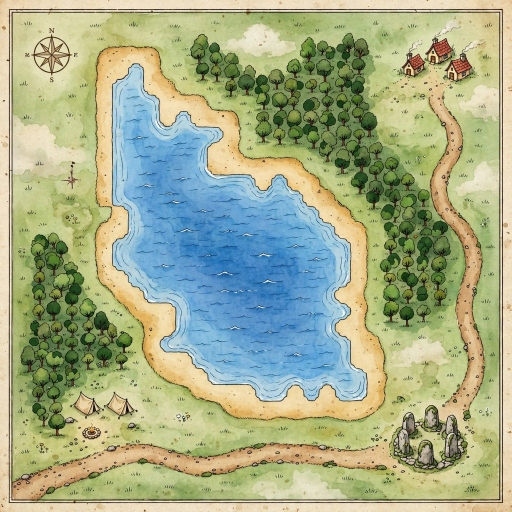
#> input picture wfc-level-generator/examples/fantasy_restyle.jpg, 1024 x 1024 px (shown at 1/2 size)
$ python poster_maker.py ../wfc-level-generator/examples/fantasy_restyle.jpg out.png
#> lines starting #> are read from the running program, lines starting #| are printed output that depends on the picture
#!/usr/bin/env python3
"""Premium Poster Maker - code-drawn poster transforms, no AI generation.

Takes a real photo and recreates the "premium poster" look with Pillow only:
a style grade, a legibility gradient behind the title, an inset border, and
EXACT text drawn from the strings you pass in. Text can never be mangled,
the animal/product is never re-rendered, and every run is reproducible.

Muse's job (the "with your help" part): pick the style, pick the focus point
so the subject is not cropped badly, set title/subtitle, run, VIEW the output,
adjust --focus-y / --top-fade / --grade and re-run. Deterministic, $0.

Styles: dark (cinematic, gold), bright (editorial, cream), bw (fine art),
vintage (sepia heirloom with title banner).

Usage:
  python3 poster_maker.py photo.jpg out.png --style dark \
      --title "RUSTY JORDAN STUDIOS" --subtitle "Pet Keepsakes" \
      --focus-y 0.62
"""
import argparse, sys
from PIL import Image, ImageDraw, ImageEnhance, ImageFilter, ImageFont, ImageOps

W, H = 1600, 2000  # 4:5 poster

FONT_CANDIDATES = [
    "/usr/share/fonts/truetype/noto/NotoSerifDisplay-Regular.ttf",
    "/usr/share/fonts/truetype/noto/NotoSerif-Regular.ttf",
    "/usr/share/fonts/truetype/dejavu/DejaVuSerif.ttf",
]
FONT_ITALIC_CANDIDATES = [
    "/usr/share/fonts/truetype/noto/NotoSerifDisplay-Italic.ttf",
    "/usr/share/fonts/truetype/noto/NotoSerif-Italic.ttf",
    "/usr/share/fonts/truetype/dejavu/DejaVuSerif-Italic.ttf",
]

def load_font(size, italic=False, path=None):
    cands = [path] if path else (FONT_ITALIC_CANDIDATES if italic else FONT_CANDIDATES)
    for c in cands:
        if not c:
            continue
        try:
            return ImageFont.truetype(c, size)
        except Exception:
            pass
    return ImageFont.load_default()

def crop_focus(img, focus_x, focus_y, out_w=None, out_h=None):
    """Crop around the focus point (0..1) to the output aspect, then resize."""
    out_w, out_h = out_w or W, out_h or H
    img = ImageOps.exif_transpose(img).convert("RGB")
    w, h = img.size
    target = out_w / out_h
    if w / h > target:  # too wide
        cw, ch = int(h * target), h
    else:
        cw, ch = w, int(w / target)
    cx, cy = int(focus_x * w), int(focus_y * h)
    x0 = min(max(cx - cw // 2, 0), w - cw)
    y0 = min(max(cy - ch // 2, 0), h - ch)
    return img.crop((x0, y0, x0 + cw, y0 + ch)).resize((out_w, out_h), Image.LANCZOS)

def gradient_overlay(img, top_rgba, height_frac=0.42):
    """Vertical gradient from top_rgba at the top fading to transparent."""
    grad = Image.new("L", (1, int(H * height_frac)))
    for y in range(grad.height):
        grad.putpixel((0, y), int(top_rgba[3] * (1 - y / grad.height) ** 1.5))
    grad = grad.resize((W, grad.height))
    layer = Image.new("RGBA", (W, grad.height), top_rgba[:3] + (0,))
    layer.putalpha(grad)
    out = img.convert("RGBA")
    out.alpha_composite(layer, (0, 0))
    return out

def vignette(img, strength=0.35):
    mask = Image.new("L", (W, H), 0)
    d = ImageDraw.Draw(mask)
    d.ellipse((-W * 0.25, -H * 0.25, W * 1.25, H * 1.25), fill=255)
    mask = mask.filter(ImageFilter.GaussianBlur(180))
    black = Image.new("RGBA", (W, H), (0, 0, 0, 255))
    out = Image.composite(img, black, mask.point(lambda p: int(255 - (255 - p) * strength)))
    return out.convert("RGBA")

def sepia(img):
    gray = ImageOps.grayscale(img).convert("L")
    out = ImageOps.colorize(gray, black=(43, 30, 18), mid=(133, 102, 68), white=(245, 234, 210))
    return out.convert("RGBA")

def tracked_text(draw, cx, y, text, font, fill, tracking=10):
    """Draw letter-spaced centred text; returns its height."""
    widths = [draw.textlength(ch, font=font) for ch in text]
    total = sum(widths) + tracking * (len(text) - 1)
    x = cx - total / 2
    for ch, wch in zip(text, widths):
        draw.text((x, y), ch, font=font, fill=fill)
        x += wch + tracking
    bbox = draw.textbbox((0, 0), text, font=font)
    return bbox[3] - bbox[1]

def fit_font(draw, text, max_width, start, italic=False, path=None, tracking=10):
    size = start
    while size > 20:
        f = load_font(size, italic=italic, path=path)
        w = sum(draw.textlength(ch, font=f) for ch in text) + tracking * (len(text) - 1)
        if w <= max_width:
            return f
        size -= 4
    return load_font(20, italic=italic, path=path)

BAND_H = 320
BAND_COLORS = {"dark": (18, 24, 20), "bright": (250, 247, 240), "bw": (10, 10, 10), "vintage": (74, 54, 36)}

def make(photo, style, title, subtitle, focus_x, focus_y, font_path, band=False):
    if band:
        photo_img = crop_focus(Image.open(photo), focus_x, focus_y, W, H - BAND_H)
        canvas = Image.new("RGB", (W, H), BAND_COLORS.get(style, (18, 24, 20)))
        canvas.paste(photo_img, (0, BAND_H))
        img = canvas
    else:
        img = crop_focus(Image.open(photo), focus_x, focus_y)
    draw_tmp = ImageDraw.Draw(img)
    title_font = fit_font(draw_tmp, title, W - 260, 92, path=font_path)
    sub_font = load_font(54, italic=True, path=font_path)

    if style == "dark":
        img = ImageEnhance.Color(img).enhance(0.88)
        img = ImageEnhance.Contrast(img).enhance(1.08)
        img = ImageEnhance.Brightness(img).enhance(0.94).convert("RGBA")
        img = gradient_overlay(img, (12, 18, 14, 215))
        img = vignette(img, 0.30)
        d = ImageDraw.Draw(img)
        d.rectangle((36, 36, W - 36, H - 36), outline=(198, 168, 110, 255), width=3)
        ty = 92 if band else 150
        th = tracked_text(d, W // 2, ty, title, title_font, (216, 184, 120, 255))
        if subtitle:
            tracked_text(d, W // 2, ty + th + 30, subtitle, sub_font, (226, 205, 160, 255), tracking=4)
    elif style == "bright":
        img = ImageEnhance.Brightness(img).enhance(1.06)
        img = ImageEnhance.Color(img).enhance(0.94).convert("RGBA")
        img = gradient_overlay(img, (250, 247, 240, 255), height_frac=0.40)
        d = ImageDraw.Draw(img)
        ty = 92 if band else 130
        th = tracked_text(d, W // 2, ty, title, title_font, (38, 38, 40, 255))
        if subtitle:
            tracked_text(d, W // 2, ty + th + 30, subtitle, sub_font, (70, 70, 72, 255), tracking=4)
    elif style == "bw":
        img = ImageOps.grayscale(img)
        img = ImageEnhance.Contrast(img).enhance(1.12).convert("RGBA")
        img = gradient_overlay(img, (0, 0, 0, 200))
        d = ImageDraw.Draw(img)
        d.rectangle((36, 36, W - 36, H - 36), outline=(255, 255, 255, 255), width=4)
        ty = 92 if band else 140
        th = tracked_text(d, W // 2, ty, title, title_font, (255, 255, 255, 255))
        if subtitle:
            tracked_text(d, W // 2, ty + th + 30, subtitle, sub_font, (240, 240, 240, 255), tracking=4)
    elif style == "vintage":
        img = sepia(img)
        img = ImageEnhance.Contrast(img).enhance(1.03)
        img = vignette(img, 0.28)
        d = ImageDraw.Draw(img)
        banner_h = 250
        d.rectangle((0, 0, W, banner_h), fill=(74, 54, 36, 255))
        th = tracked_text(d, W // 2, 52, title, title_font, (245, 234, 210, 255))
        if subtitle:
            tracked_text(d, W // 2, 52 + th + 22, subtitle, sub_font, (238, 222, 192, 255), tracking=4)
        d.rectangle((24, 24, W - 24, H - 24), outline=(245, 234, 210, 255), width=3)
    else:
        sys.exit(f"unknown style: {style}")
    return img.convert("RGB")

def main():
    ap = argparse.ArgumentParser(description="Code-drawn premium poster maker (no AI).")
    ap.add_argument("photo")
    ap.add_argument("output")
    ap.add_argument("--style", default="dark", choices=["dark", "bright", "bw", "vintage"])
    ap.add_argument("--title", default="")
    ap.add_argument("--subtitle", default="")
    ap.add_argument("--focus-x", type=float, default=0.5, help="subject centre, 0..1")
    ap.add_argument("--focus-y", type=float, default=0.55, help="subject centre, 0..1")
    ap.add_argument("--font", default=None, help="path to a serif TTF for title/subtitle")
    ap.add_argument("--band", action="store_true", help="put the title in a solid band above the photo (use when the subject head is near the top)")
    a = ap.parse_args()
    out = make(a.photo, a.style, a.title, a.subtitle, a.focus_x, a.focus_y, a.font, a.band)
#> in crop_focus, `out_w, out_h = out_w or W, out_h or H`: out_w = 1600; out_h = 2000
#> in crop_focus, img is the input picture: PIL image 1024x1024 RGB; mean R, G, B 165, 174.3, 138
#> in crop_focus, `target = out_w / out_h`: target = 0.8
#> in crop_focus, `cw, ch = int(h * target), h`: cw = 819; ch = 1024
#> in crop_focus, `x0 = min(max(cx - cw // 2, 0), w - cw)`: x0 = 103
#> in crop_focus, `y0 = min(max(cy - ch // 2, 0), h - ch)`: y0 = 0
#> in crop_focus, `return img.crop((x0, y0, x0 + cw, y0 + ch)).resize((out_w, out_h), Ima..`:
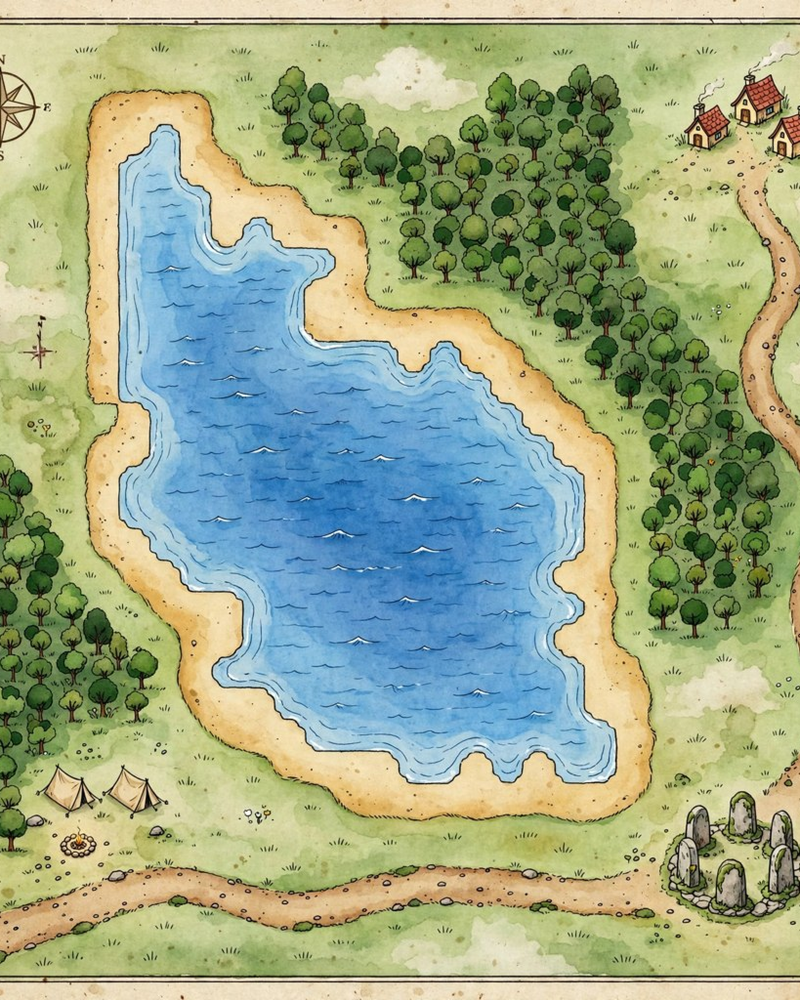
#> returned value: PIL image 1600x2000 RGB (shown at 1/2 size); mean R, G, B 159.7, 172.1, 138.6
#> in gradient_overlay, `grad = grad.resize((W, grad.height))`:
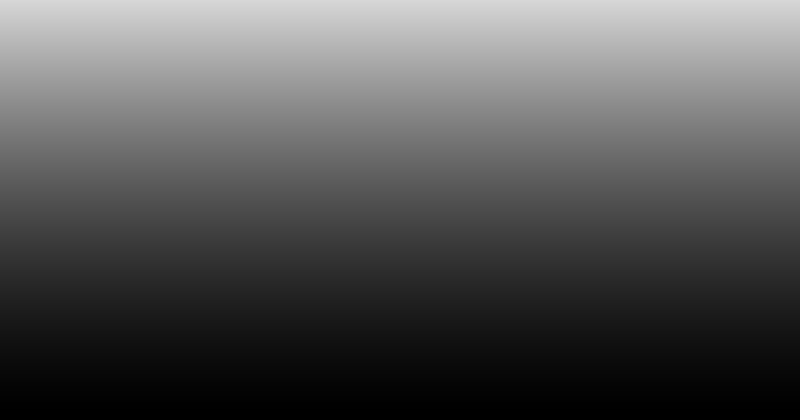
#> grad: PIL image 1600x840 L (shown at 1/2 size); min 0, max 215, mean 85.6
#> in gradient_overlay, `layer.putalpha(grad)`:
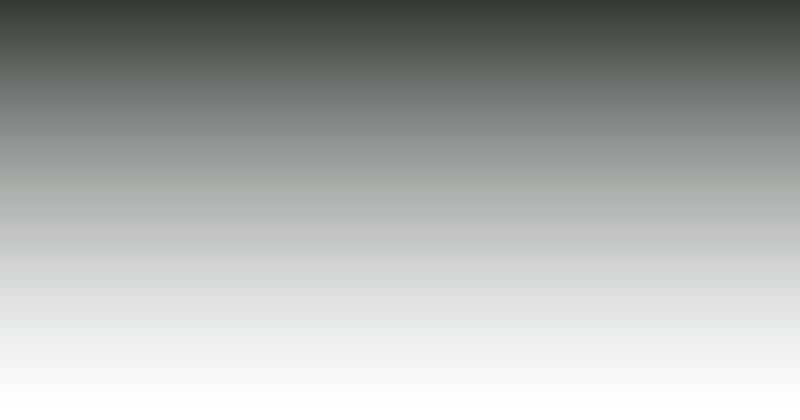
#> layer: PIL image 1600x840 RGBA (shown at 1/2 size); mean R, G, B, A 12, 18, 14, 85.6; transparent parts drawn white
#> in gradient_overlay, `out.alpha_composite(layer, (0, 0))`:
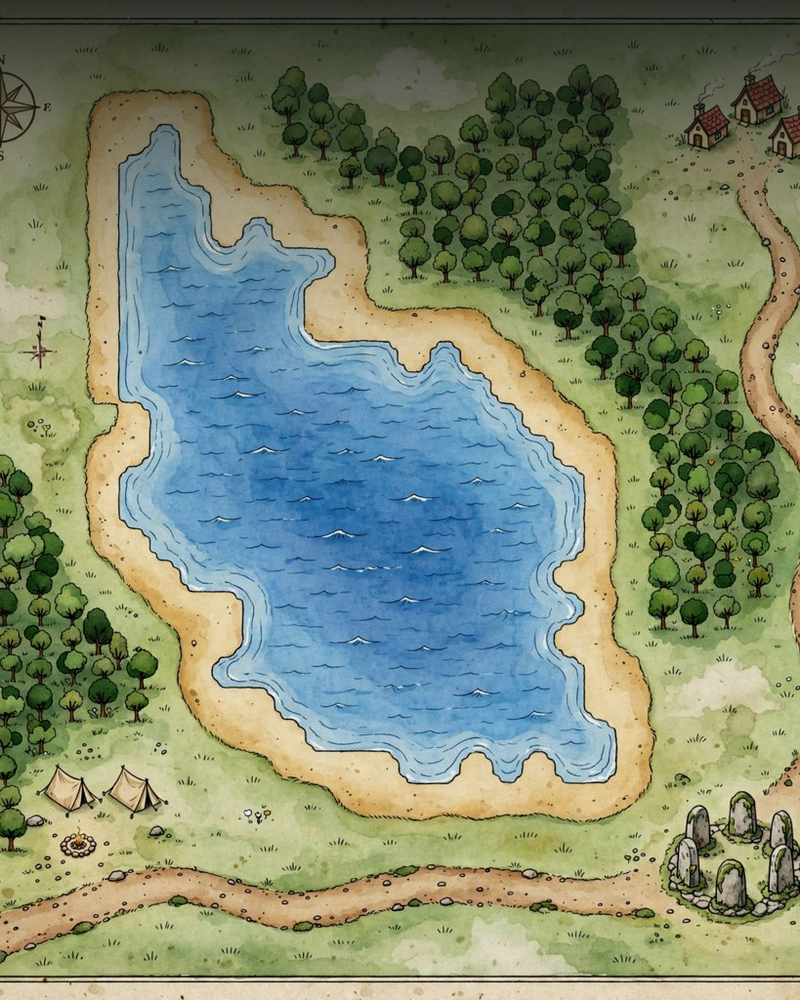
#> out: PIL image 1600x2000 RGBA (shown at 1/2 size); mean R, G, B, A 127.5, 139, 114.5, 255
#> in vignette, `mask = Image.new("L", (W, H), 0)`: mask: PIL image 1600x2000 L; every value is 0
#> in vignette, `mask = mask.filter(ImageFilter.GaussianBlur(180))`: mask: PIL image 1600x2000 L; every value is 255
    out.save(a.output)
    print(f"wrote {a.output} style={a.style} title={a.title!r}")

if __name__ == "__main__":
    main()

$ run again, on wfc-level-generator/examples/contact_sheet_v5.png
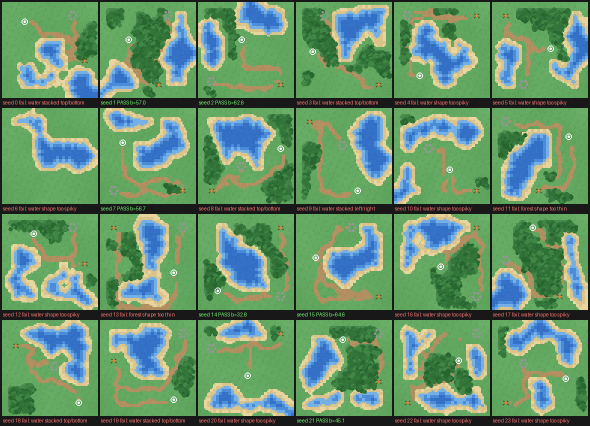
#> input picture wfc-level-generator/examples/contact_sheet_v5.png, 1180 x 852 px (shown at 1/2 size)
#> out_w = 1600; out_h = 2000
#> in crop_focus, img is the input picture: PIL image 1180x852 RGB; mean R, G, B 101.9, 145.7, 108.2
#> target = 0.8
#> cw = 681; ch = 852
#> x0 = 250
#> y0 = 0
#> in crop_focus, `return img.crop((x0, y0, x0 + cw, y0 + ch)).resize((out_w, out_h), Ima..`:
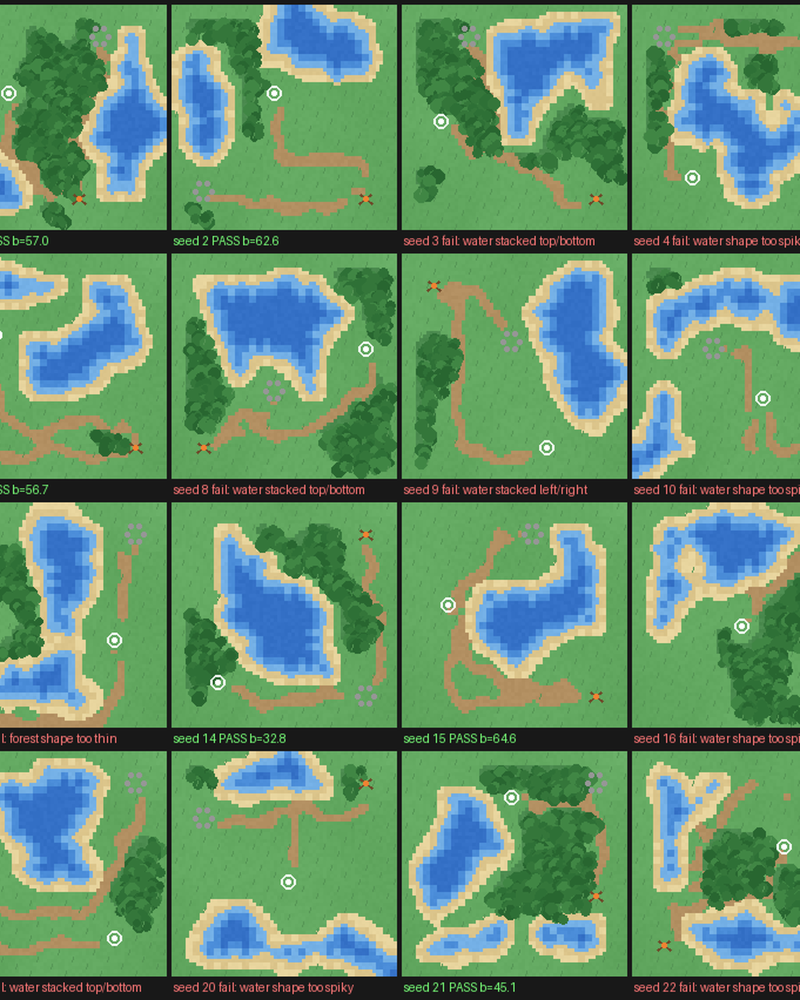
#> returned value: PIL image 1600x2000 RGB (shown at 1/2 size); mean R, G, B 101.8, 145.6, 109.6
#> in gradient_overlay, `out.alpha_composite(layer, (0, 0))`:
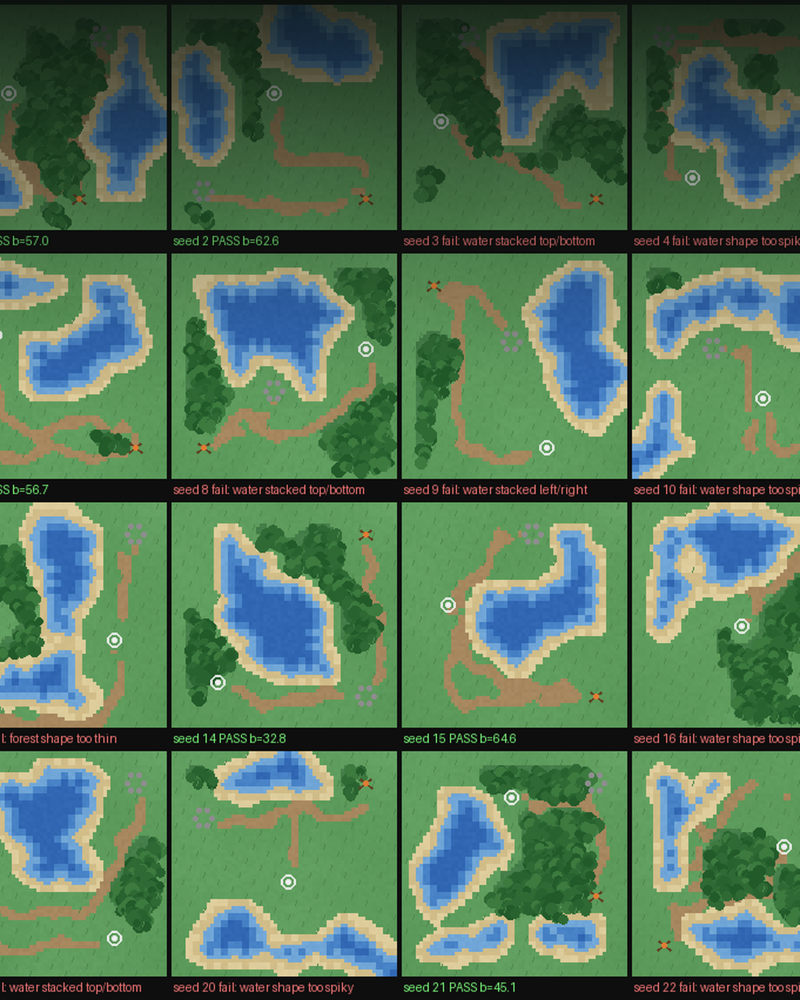
#> out: PIL image 1600x2000 RGBA (shown at 1/2 size); mean R, G, B, A 83.9, 118.1, 89.7, 255
